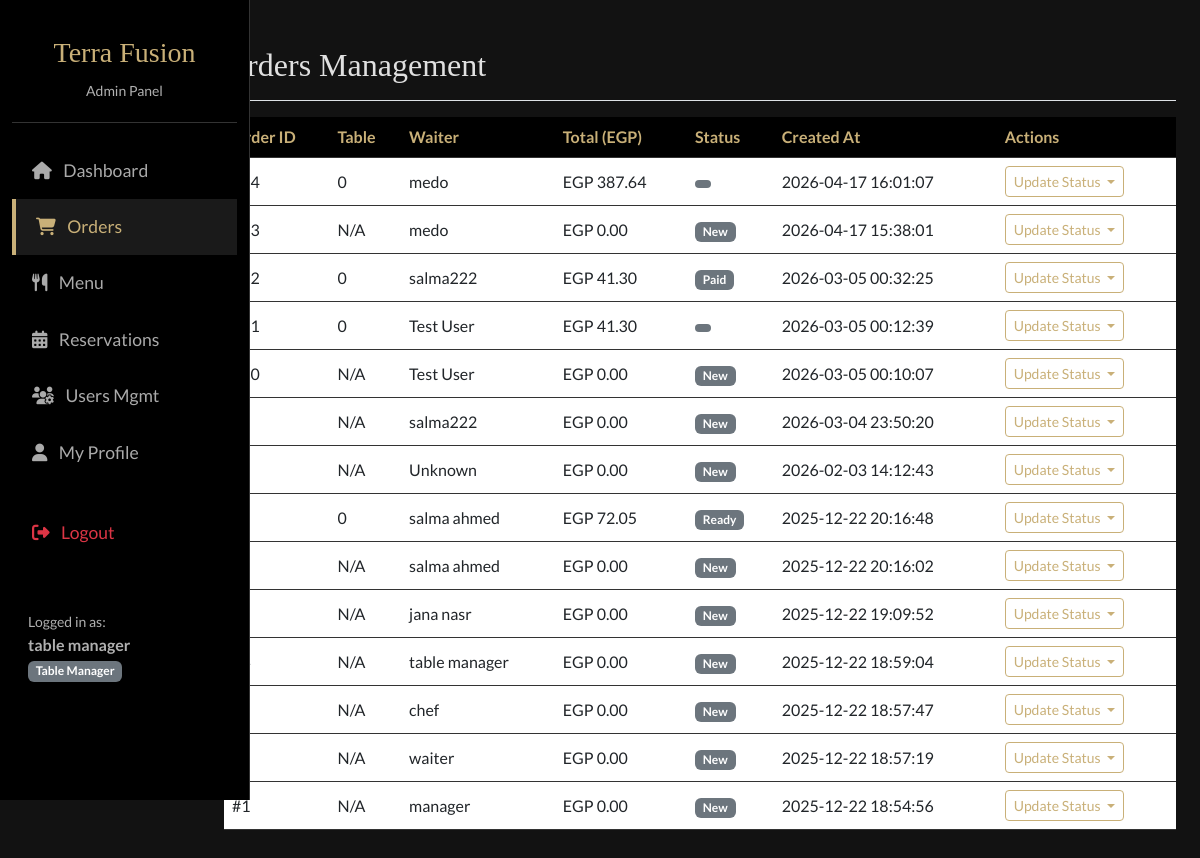
/Admin/public/index.php?page=orders (signed in), run on the app's committed database.
### tables this page shows
CREATE TABLE `orders` (
  `order_id` int(11) NOT NULL,
  `customer_name` varchar(100) DEFAULT NULL,
  `table_number` int(5) DEFAULT NULL,
  `total_amount` decimal(10,2) NOT NULL,
  `status` enum('New','Preparing','Ready','Served','Paid') DEFAULT 'New',
  `order_date` datetime DEFAULT current_timestamp(),
  `served_by_fk` int(11) DEFAULT NULL
);

CREATE TABLE `users` (
  `user_id` int(11) NOT NULL,
  `full_name` varchar(100) DEFAULT NULL,
  `username` varchar(100) NOT NULL,
  `phone` varchar(20) DEFAULT NULL,
  `email` varchar(150) NOT NULL,
  `password_hash` varchar(255) NOT NULL,
  `created_at` timestamp NOT NULL DEFAULT current_timestamp(),
  `profile_pic` varchar(255) DEFAULT NULL,
  `role` enum('Manager','Chef Boss','Table Manager','Waiter','Customer') NOT NULL DEFAULT 'Customer',
  `last_login` datetime DEFAULT NULL,
  `is_active` tinyint(1) NOT NULL DEFAULT 1
);

### Admin/app/Controllers/OrderController.php (called while the page is built, shortened)
<?php
class OrderController
{
    private $orderModel;
    public function __construct()
    {
        $this->orderModel = new OrderModel();
    }
    public function index()
    {
        $orders = $this->orderModel->getAllOrdersWithDetails();
        $data = [
            'orders' => $orders
        ];
        include __DIR__ . '/../Views/shared/layout.php';
    }
}

### Admin/config/database.php (called while the page is built)
<?php
return [
    'host' => 'localhost',
    'dbname' => 'terra_fusion',
    'user' => 'root',
    'password' => ''
];

### Admin/app/Core/Database.php (called while the page is built, shortened)
<?php
class Database
{
    private static $instance = null;
    private $pdo;
    private $charset = 'utf8mb4';
    private function __construct()
    {
        $config = require __DIR__ . '/../../config/database.php';
        $this->host = $config['host'];
        $this->db   = $config['dbname'];
        $this->user = $config['user'];
        $this->pass = $config['password'];
        $dsn = "mysql:host=$this->host;dbname=$this->db;charset=$this->charset";
        $options = [
            PDO::ATTR_ERRMODE            => PDO::ERRMODE_EXCEPTION,
            PDO::ATTR_DEFAULT_FETCH_MODE => PDO::FETCH_ASSOC,
            PDO::ATTR_EMULATE_PREPARES   => false,
        ];
        try {
            $this->pdo = new PDO($dsn, $this->user, $this->pass, $options);
        } catch (PDOException $e) {
            die('Database Connection Failed: ' . $e->getMessage());
        }
    }
    public static function getInstance()
    {
        if (self::$instance === null) {
            self::$instance = new self();
        }
        return self::$instance;
    }
    public function getConnection()
    {
        return $this->pdo;
    }
}

### Admin/app/Models/BaseModel.php (called while the page is built, shortened)
<?php
require_once __DIR__ . '/../Core/Database.php';
abstract class BaseModel
{
    public function __construct()
    {
        $this->db = Database::getInstance()->getConnection();
    }
}

### Admin/app/Models/OrderModel.php (called while the page is built, shortened)
<?php
class OrderModel extends BaseModel
{
    public function getAllOrdersWithDetails()
    {
         $sql = "SELECT o.*, u.full_name as waiter_name
                 FROM orders o
                 LEFT JOIN users u ON o.served_by_fk = u.user_id
                 ORDER BY o.order_date DESC";
         $stmt = $this->db->prepare($sql);
         $stmt->execute();
         return $stmt->fetchAll();
    }
}

### Admin/app/Views/orders/index.php (the view, shortened to what this page needs)
<div class="d-flex justify-content-between flex-wrap flex-md-nowrap align-items-center pt-3 pb-2 mb-3 border-bottom">
    <h1 class="h2">Orders Management</h1>
</div>
<div class="table-responsive">
    <table class="table table-custom table-hover">
        <thead>
            <tr>
                <th>Order ID</th>
                <th>Table</th>
                <th>Waiter</th>
                <th>Total (EGP)</th>
                <th>Status</th>
                <th>Created At</th>
                <th>Actions</th>
            </tr>
        </thead>
        <tbody>
            <?php if (!empty($data['orders'])): ?>
                <?php foreach ($data['orders'] as $order): ?>
                <tr>
                    <td>#<?= htmlspecialchars($order['order_id']) ?></td>
                    <td><?= htmlspecialchars($order['table_number'] ?? 'N/A') ?></td>
                    <td><?= htmlspecialchars($order['waiter_name'] ?? 'Unknown') ?></td>
                    <td>EGP <?= number_format($order['total_amount'], 2) ?></td>
                    <td>
                        <?php
                            $statusClass = 'bg-secondary';
                        ?>
                        <span class="badge <?= $statusClass ?>" style="<?= $order['status'] === 'new' ? 'background-color: #c9b078 !important;' : '' ?>">
                            <?= ucfirst(htmlspecialchars($order['status'])) ?>
                        </span>
                    </td>
                    <td><?= htmlspecialchars($order['created_at'] ?? $order['order_date'] ?? 'N/A') ?></td>
                    <td>
                        <div class="btn-group btn-group-sm">
                            <button type="button" class="btn btn-outline-gold dropdown-toggle" data-bs-toggle="dropdown" aria-expanded="false">
                                Update Status
                            </button>
                        </div>
                    </td>
                </tr>
                <?php endforeach; ?>
            <?php else: ?>
                <tr><td colspan="7" class="text-center">No orders found.</td></tr>
            <?php endif; ?>
        </tbody>
    </table>
</div>

### Admin/public/assets/css/style.css (style rules this page uses)
:root { --color-gold: #c9b078; --gold-hover: #bfa060; --bg-dark: #121212; --black-panel: #1e1e1e; --black-dark: #000000; --text-color: #e0e0e0; }
html { text-size-adjust: 100%; -webkit-text-size-adjust: 100%; }
body { background-color: var(--bg-dark); color: var(--text-color); font-family: 'Lato', sans-serif; margin: 0; }
h1, h2, h3, h4, h5, h6, .brand-title { font-family: 'Playfair Display', serif; color: var(--color-gold); }
.table-custom { background-color: var(--black-panel); color: var(--text-color); }
.table-custom th { background-color: var(--black-dark); color: var(--color-gold); border-color: #333; }
.table-custom td { border-color: #333; vertical-align: middle; }
.btn-outline-gold { border: 1px solid var(--color-gold); color: var(--color-gold); background: transparent; }

### data on the page
orders: order_id "14", table_number "0", served_by_fk.full_name "medo", total_amount "387.64", order_date "2026-04-17 16:01:07"
orders: order_id "13", table_number "N/A", served_by_fk.full_name "medo", total_amount "0.00", status "New", order_date "2026-04-17 15:38:01"
orders: order_id "12", table_number "0", served_by_fk.full_name "salma222", total_amount "41.30", status "Paid", order_date "2026-03-05 00:32:25"
orders: order_id "11", table_number "0", served_by_fk.full_name "Test User", total_amount "41.30", order_date "2026-03-05 00:12:39"
orders: order_id "10", table_number "N/A", served_by_fk.full_name "Test User", total_amount "0.00", status "New", order_date "2026-03-05 00:10:07"
orders: table_number "N/A", served_by_fk.full_name "salma222", total_amount "0.00", status "New", order_date "2026-03-04 23:50:20"
orders: table_number "N/A", waiter_name "Unknown", total_amount "0.00", status "New", order_date "2026-02-03 14:12:43"
orders: table_number "0", served_by_fk.full_name "salma ahmed", total_amount "72.05", status "Ready", order_date "2025-12-22 20:16:48"
orders: table_number "N/A", served_by_fk.full_name "salma ahmed", total_amount "0.00", status "New", order_date "2025-12-22 20:16:02"
orders: table_number "N/A", served_by_fk.full_name "jana nasr", total_amount "0.00", status "New", order_date "2025-12-22 19:09:52"
orders: table_number "N/A", served_by_fk.full_name "table manager", total_amount "0.00", status "New", order_date "2025-12-22 18:59:04"
orders: table_number "N/A", served_by_fk.full_name "chef", total_amount "0.00", status "New", order_date "2025-12-22 18:57:47"
orders: table_number "N/A", served_by_fk.full_name "waiter", total_amount "0.00", status "New", order_date "2025-12-22 18:57:19"
orders: order_id "1", table_number "N/A", served_by_fk.full_name "manager", total_amount "0.00", status "New", order_date "2025-12-22 18:54:56"

### other printed values
$currentUser['username'] "table manager"
$currentUser['role'] "Table Manager"
